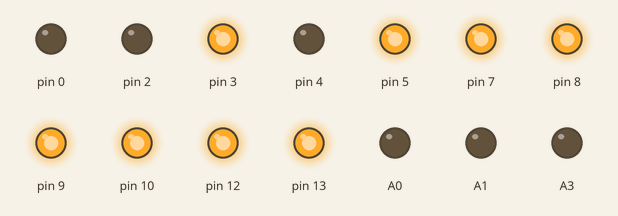
The sketch below on a simulated Arduino Uno, built with avr-gcc and run on an emulated ATmega328P. On the bench: output pins drawn as LEDs (lit = HIGH).

Above: at 0.1 s.
At 4.1 s:
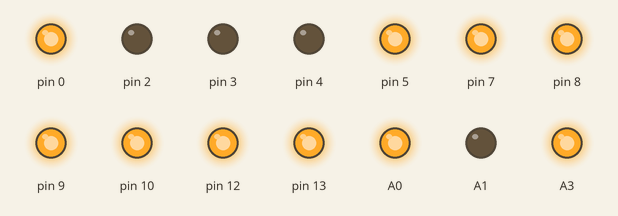
At 9.1 s:
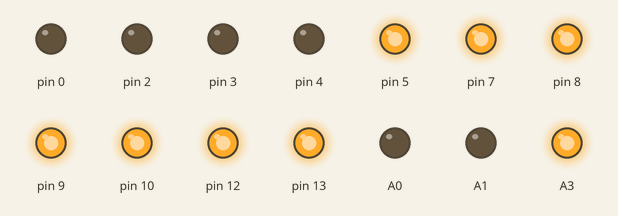
At 19.1 s:
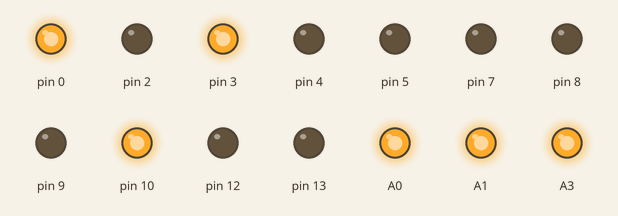
At 29.1 s:
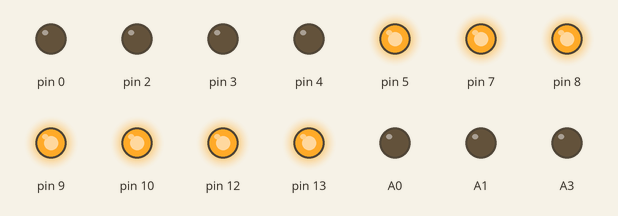
At 39.1 s:
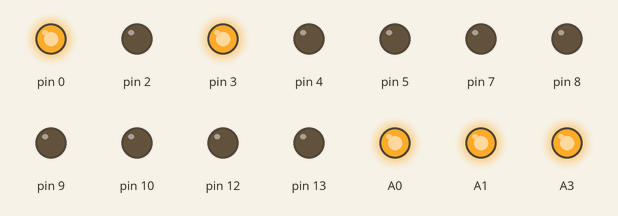
Timing chart, 0 to 40.0 s (numbered marks = the images above):
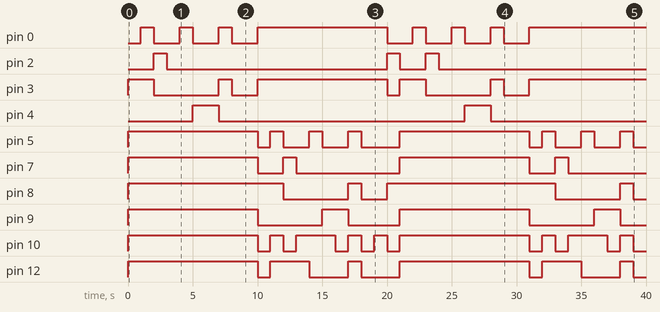

Measured:
- by itself, pin 0: goes 3 × (HIGH 1.0 s, LOW 2.0 s), HIGH 10.0 s, 3 × (LOW 2.0 s, HIGH 1.0 s), LOW 2.0 s, then HIGH
- by itself, pin 2: goes HIGH 1.0 s, LOW 17.0 s, HIGH 1.0 s, LOW 2.0 s, HIGH 1.0 s, then LOW
- by itself, pin 3: LOW → HIGH at 0.00 s, → LOW 2.0 s later, → HIGH 5.0 s later, → LOW 1.0 s later, … (11 changes in this stretch)
- by itself, pin 4: alternates HIGH for 2.0 s and LOW for 19.0 s
- by itself, pin 5: LOW → HIGH at 0.00 s, → LOW 10.0 s later, → HIGH 1.0 s later, → LOW 1.0 s later, … (16 changes in this stretch)
- by itself, pin 7: LOW → HIGH at 0.00 s, → LOW 10.0 s later, → HIGH 2.0 s later, → LOW 1.0 s later, … (8 changes in this stretch)
- by itself, pin 8: LOW → HIGH at 0.00 s, → LOW 12.0 s later, → HIGH 5.0 s later, → LOW 1.0 s later, … (8 changes in this stretch)
- by itself, pin 9: LOW → HIGH at 0.00 s, → LOW 10.0 s later, → HIGH 5.0 s later, → LOW 2.0 s later, … (8 changes in this stretch)

The sketch:

_0_9_my_own_.ino
```cpp
void setup() {
pinMode(0, OUTPUT);
pinMode(1, OUTPUT);
pinMode(2, OUTPUT);
pinMode(3, OUTPUT);
pinMode(4, OUTPUT);
pinMode(5, OUTPUT);
pinMode(6, OUTPUT);
pinMode(7, OUTPUT);
pinMode(8, OUTPUT);
pinMode(9, OUTPUT);
pinMode(10, OUTPUT);
pinMode(12, OUTPUT);
pinMode(13, OUTPUT);
pinMode(A0, OUTPUT);
pinMode(A1, OUTPUT);
pinMode(A3, OUTPUT);
pinMode(A4, OUTPUT);
pinMode(A5, OUTPUT);


}

void loop() {
 counter();
}


void counter(){
zero();
  delay(990);
one();
  delay(990);
two();
  delay(990);
three();
  delay(990);
four();
  delay(990);
five();
  delay(990);
six();
  delay(990);
seven();
  delay(990);
eight();
  delay(990);
nine();
  delay(990);
ten();
  delay(990);
eleven();
  delay(990);
twelve();
  delay(990);
thirteen();
  delay(990);
fourteen();
  delay(990);
fifteen();
  delay(990);
sixteen();
  delay(990);
seventeen();
  delay(990);
eighteen();
  delay(990);
nineteen();
  delay(990);
twenty();
  delay(990);


}

void off(){ //turns off all lights
digitalWrite(A0, HIGH);
digitalWrite(A1, HIGH);
digitalWrite(4, HIGH);
digitalWrite(3, HIGH);
digitalWrite(A3,HIGH);
digitalWrite(2, HIGH);
digitalWrite(0, HIGH);
digitalWrite(1, HIGH);


digitalWrite(13, HIGH);
digitalWrite(12, HIGH);
digitalWrite(9, HIGH);
digitalWrite(8, HIGH);
digitalWrite(10,HIGH);
digitalWrite(7, HIGH);
digitalWrite(5, HIGH);
digitalWrite(6, HIGH);
delay(10);
}

void zero(){
digitalWrite(A0, LOW);
digitalWrite(A1, LOW);
digitalWrite(4, LOW);
digitalWrite(3, HIGH);
digitalWrite(A3,LOW);
digitalWrite(2, LOW);
digitalWrite(0, LOW);
digitalWrite(1, HIGH);

digitalWrite(13, HIGH);
digitalWrite(12, HIGH);
digitalWrite(9, HIGH);
digitalWrite(8, HIGH);
digitalWrite(10,HIGH);
digitalWrite(7, HIGH);
digitalWrite(5, HIGH);
digitalWrite(6, HIGH);
delay(10);
}

void one(){ //turns on
digitalWrite(A0, HIGH);
digitalWrite(A1, HIGH);
digitalWrite(4, LOW);
digitalWrite(3, HIGH);
digitalWrite(A3,HIGH);
digitalWrite(2, LOW);
digitalWrite(0, HIGH);
digitalWrite(1, HIGH);
delay(10);
}

void two(){
digitalWrite(A0, LOW);
digitalWrite(A1, HIGH);
digitalWrite(4, LOW);
digitalWrite(3, LOW);
digitalWrite(A3,LOW);
digitalWrite(2, HIGH);
digitalWrite(0, LOW);
digitalWrite(1, HIGH);

digitalWrite(13, HIGH);
digitalWrite(12, HIGH);
digitalWrite(9, HIGH);
digitalWrite(8, HIGH);
digitalWrite(10,HIGH);
digitalWrite(7, HIGH);
digitalWrite(5, HIGH);
digitalWrite(6, HIGH);
delay(10);
}

void three(){
digitalWrite(A0, LOW);
digitalWrite(A1, HIGH);
digitalWrite(4, LOW);
digitalWrite(3, LOW);
digitalWrite(A3,HIGH);
digitalWrite(2, LOW);
digitalWrite(0, LOW);
digitalWrite(1, HIGH);

digitalWrite(13, HIGH);
digitalWrite(12, HIGH);
digitalWrite(9, HIGH);
digitalWrite(8, HIGH);
digitalWrite(10,HIGH);
digitalWrite(7, HIGH);
digitalWrite(5, HIGH);
digitalWrite(6, HIGH);
delay(10);
}

void four(){
digitalWrite(A0, HIGH);
digitalWrite(A1, LOW);
digitalWrite(4, LOW);
digitalWrite(3, LOW);
digitalWrite(A3,HIGH);
digitalWrite(2, LOW);
digitalWrite(0, HIGH);
digitalWrite(1, HIGH);

digitalWrite(13, HIGH);
digitalWrite(12, HIGH);
digitalWrite(9, HIGH);
digitalWrite(8, HIGH);
digitalWrite(10,HIGH);
digitalWrite(7, HIGH);
digitalWrite(5, HIGH);
digitalWrite(6, HIGH);
delay(10);
}


void five(){
digitalWrite(A0, LOW);
digitalWrite(A1, LOW);
digitalWrite(4, HIGH);
digitalWrite(3, LOW);
digitalWrite(A3,HIGH);
digitalWrite(2, LOW);
digitalWrite(0, LOW);
digitalWrite(1, HIGH);

digitalWrite(13, HIGH);
digitalWrite(12, HIGH);
digitalWrite(9, HIGH);
digitalWrite(8, HIGH);
digitalWrite(10,HIGH);
digitalWrite(7, HIGH);
digitalWrite(5, HIGH);
digitalWrite(6, HIGH);
delay(10);
}

void six(){
digitalWrite(A0, LOW);
digitalWrite(A1, LOW);
digitalWrite(4, HIGH);
digitalWrite(3, LOW);
digitalWrite(A3,LOW);
digitalWrite(2, LOW);
digitalWrite(0, LOW);
digitalWrite(1, HIGH);

digitalWrite(13, HIGH);
digitalWrite(12, HIGH);
digitalWrite(9, HIGH);
digitalWrite(8, HIGH);
digitalWrite(10,HIGH);
digitalWrite(7, HIGH);
digitalWrite(5, HIGH);
digitalWrite(6, HIGH);
delay(10);
}

void seven(){
digitalWrite(A0, LOW);
digitalWrite(A1, HIGH);
digitalWrite(4, LOW);
digitalWrite(3, HIGH);
digitalWrite(A3,HIGH);
digitalWrite(2, LOW);
digitalWrite(0, HIGH);
digitalWrite(1, HIGH);

digitalWrite(13, HIGH);
digitalWrite(12, HIGH);
digitalWrite(9, HIGH);
digitalWrite(8, HIGH);
digitalWrite(10,HIGH);
digitalWrite(7, HIGH);
digitalWrite(5, HIGH);
digitalWrite(6, HIGH);
delay(10);
}

void eight(){
digitalWrite(A0, LOW);
digitalWrite(A1, LOW);
digitalWrite(4, LOW);
digitalWrite(3, LOW);
digitalWrite(A3,LOW);
digitalWrite(2, LOW);
digitalWrite(0, LOW);
digitalWrite(1, HIGH);

digitalWrite(13, HIGH);
digitalWrite(12, HIGH);
digitalWrite(9, HIGH);
digitalWrite(8, HIGH);
digitalWrite(10,HIGH);
digitalWrite(7, HIGH);
digitalWrite(5, HIGH);
digitalWrite(6, HIGH);
delay(10);
}

void nine(){
digitalWrite(A0, LOW);
digitalWrite(A1, LOW);
digitalWrite(4, LOW);
digitalWrite(3, LOW);
digitalWrite(A3,HIGH);
digitalWrite(2, LOW);
digitalWrite(0, LOW);
digitalWrite(1, HIGH);

digitalWrite(13, HIGH);
digitalWrite(12, HIGH);
digitalWrite(9, HIGH);
digitalWrite(8, HIGH);
digitalWrite(10,HIGH);
digitalWrite(7, HIGH);
digitalWrite(5, HIGH);
digitalWrite(6, HIGH);
delay(10);
}

void ten(){
  digitalWrite(A0, HIGH);
digitalWrite(A1, HIGH);
digitalWrite(4, LOW);
digitalWrite(3, HIGH);
digitalWrite(A3,HIGH);
digitalWrite(2, LOW);
digitalWrite(0, HIGH);
digitalWrite(1, HIGH);

digitalWrite(13, LOW);
digitalWrite(12, LOW);
digitalWrite(9, LOW);
digitalWrite(4, LOW);
digitalWrite(8, HIGH);
digitalWrite(10,LOW);
digitalWrite(7, LOW);
digitalWrite(5, LOW);
digitalWrite(6, HIGH);

  delay(10);
}

void eleven(){
  digitalWrite(A0, HIGH);
digitalWrite(A1, HIGH);
digitalWrite(4, LOW);
digitalWrite(3, HIGH);
digitalWrite(A3,HIGH);
digitalWrite(2, LOW);
digitalWrite(0, HIGH);
digitalWrite(1, HIGH);

digitalWrite(13, HIGH);
digitalWrite(12, HIGH);
digitalWrite(9, LOW);
digitalWrite(8, HIGH);
digitalWrite(10,HIGH);
digitalWrite(7, LOW);
digitalWrite(5, HIGH);
digitalWrite(6, HIGH);

  delay(10);
}

void twelve(){
  digitalWrite(A0, HIGH);
digitalWrite(A1, HIGH);
digitalWrite(4, LOW);
digitalWrite(3, HIGH);
digitalWrite(A3,HIGH);
digitalWrite(2, LOW);
digitalWrite(0, HIGH);
digitalWrite(1, HIGH);

digitalWrite(13, LOW);
digitalWrite(12, HIGH);
digitalWrite(9, LOW);
digitalWrite(8, LOW);
digitalWrite(10,LOW);
digitalWrite(7, HIGH);
digitalWrite(5, LOW);
digitalWrite(6, HIGH);

  delay(10);

}

void thirteen(){

  digitalWrite(A0, HIGH);
digitalWrite(A1, HIGH);
digitalWrite(4, LOW);
digitalWrite(3, HIGH);
digitalWrite(A3,HIGH);
digitalWrite(2, LOW);
digitalWrite(0, HIGH);
digitalWrite(1, HIGH);

digitalWrite(13, LOW);
digitalWrite(12, HIGH);
digitalWrite(9, LOW);
digitalWrite(8, LOW);
digitalWrite(10,HIGH);
digitalWrite(7, LOW);
digitalWrite(5, LOW);
digitalWrite(6, HIGH);
  delay(10);

}

void fourteen(){
  digitalWrite(A0, HIGH);
digitalWrite(A1, HIGH);
digitalWrite(4, LOW);
digitalWrite(3, HIGH);
digitalWrite(A3,HIGH);
digitalWrite(2, LOW);
digitalWrite(0, HIGH);
digitalWrite(1, HIGH);

digitalWrite(13, HIGH);
digitalWrite(12, LOW);
digitalWrite(9, LOW);
digitalWrite(8, LOW);
digitalWrite(10,HIGH);
digitalWrite(7, LOW);
digitalWrite(5, HIGH);
digitalWrite(6, HIGH);

  delay(10);

}

void fifteen(){
  digitalWrite(A0, HIGH);
digitalWrite(A1, HIGH);
digitalWrite(4, LOW);
digitalWrite(3, HIGH);
digitalWrite(A3,HIGH);
digitalWrite(2, LOW);
digitalWrite(0, HIGH);
digitalWrite(1, HIGH);

digitalWrite(13, LOW);
digitalWrite(12, LOW);
digitalWrite(9, HIGH);
digitalWrite(8, LOW);
digitalWrite(10,HIGH);
digitalWrite(7, LOW);
digitalWrite(5, LOW);
digitalWrite(6, HIGH);

  delay(10);
}

void sixteen(){
  digitalWrite(A0, HIGH);
digitalWrite(A1, HIGH);
digitalWrite(4, LOW);
digitalWrite(3, HIGH);
digitalWrite(A3,HIGH);
digitalWrite(2, LOW);
digitalWrite(0, HIGH);
digitalWrite(1, HIGH);

digitalWrite(13, LOW);
digitalWrite(12, LOW);
digitalWrite(9, HIGH);
digitalWrite(8, LOW);
digitalWrite(10,LOW);
digitalWrite(7, LOW);
digitalWrite(5, LOW);
digitalWrite(6, HIGH);

  delay(10);

}

void seventeen(){

  digitalWrite(A0, HIGH);
digitalWrite(A1, HIGH);
digitalWrite(4, LOW);
digitalWrite(3, HIGH);
digitalWrite(A3,HIGH);
digitalWrite(2, LOW);
digitalWrite(0, HIGH);
digitalWrite(1, HIGH);

digitalWrite(13, LOW);
digitalWrite(12, HIGH);
digitalWrite(9, LOW);
digitalWrite(8, HIGH);
digitalWrite(10,HIGH);
digitalWrite(7, LOW);
digitalWrite(5, HIGH);
digitalWrite(6, HIGH);
  delay(10);

}

void eighteen(){
  digitalWrite(A0, HIGH);
digitalWrite(A1, HIGH);
digitalWrite(4, LOW);
digitalWrite(3, HIGH);
digitalWrite(A3,HIGH);
digitalWrite(2, LOW);
digitalWrite(0, HIGH);
digitalWrite(1, HIGH);

digitalWrite(13, LOW);
digitalWrite(12, LOW);
digitalWrite(9, LOW);
digitalWrite(8, LOW);
digitalWrite(10,LOW);
digitalWrite(7, LOW);
digitalWrite(5, LOW);
digitalWrite(6, HIGH);

  delay(10);

}

void nineteen(){
  digitalWrite(A0, HIGH);
digitalWrite(A1, HIGH);
digitalWrite(4, LOW);
digitalWrite(3, HIGH);
digitalWrite(A3,HIGH);
digitalWrite(2, LOW);
digitalWrite(0, HIGH);
digitalWrite(1, HIGH);

digitalWrite(13, LOW);
digitalWrite(12, LOW);
digitalWrite(9, LOW);
digitalWrite(8, LOW);
digitalWrite(10,HIGH);
digitalWrite(7, LOW);
digitalWrite(5, LOW);
digitalWrite(6, HIGH);

  delay(10);

}

 void twenty(){
  digitalWrite(A0, LOW);
digitalWrite(A1, HIGH);
digitalWrite(4, LOW);
digitalWrite(3, LOW);
digitalWrite(A3,LOW);
digitalWrite(2, HIGH);
digitalWrite(0, LOW);
digitalWrite(1, HIGH);

digitalWrite(13, LOW);
digitalWrite(12, LOW);
digitalWrite(9, LOW);
digitalWrite(8, HIGH);
digitalWrite(10,LOW);
digitalWrite(7, LOW);
digitalWrite(5, LOW);
digitalWrite(6, HIGH);

  delay(10);

}
```
